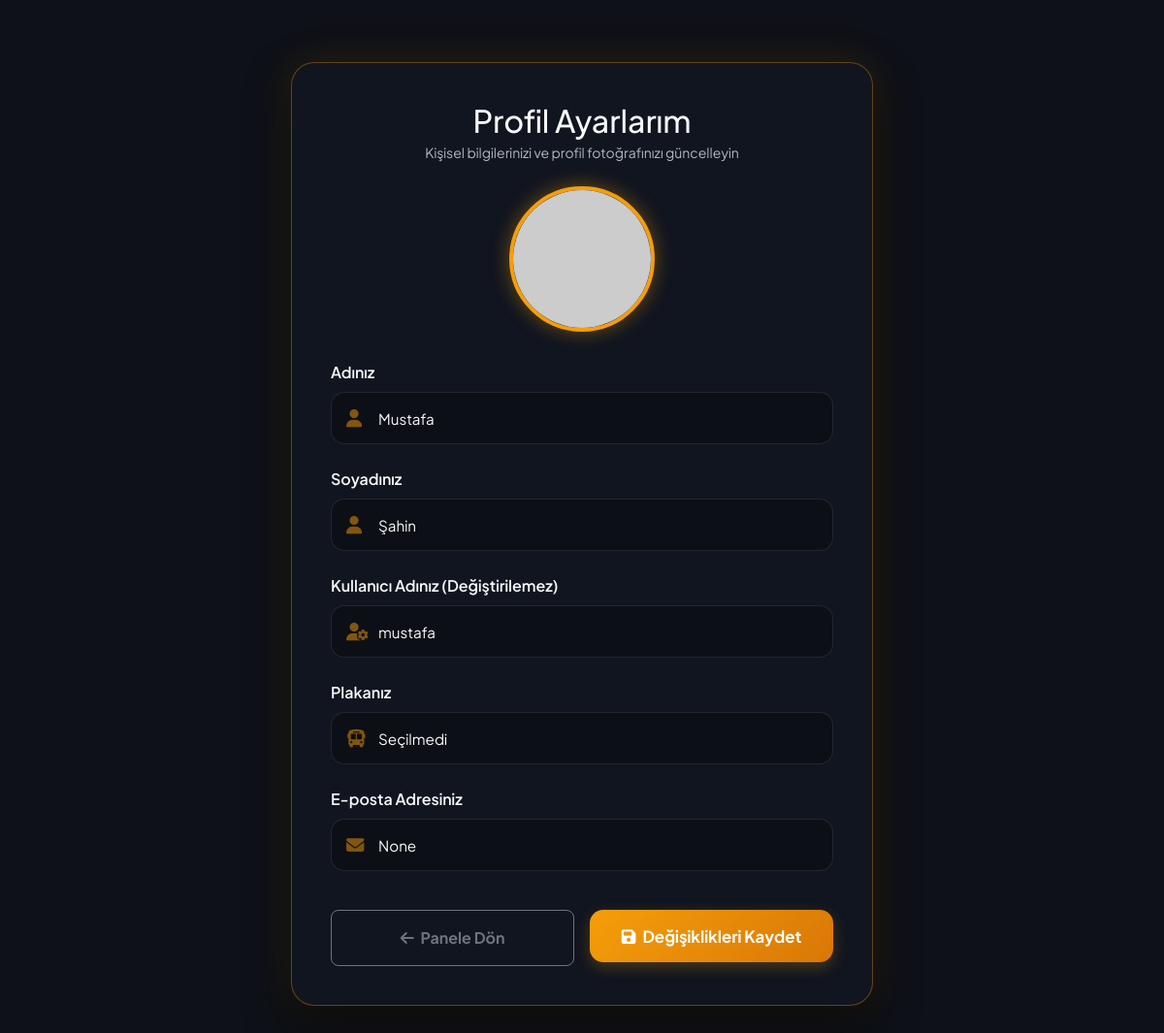
/profil (signed in), run on the app's committed database.
### app/models.py (models this page shows, shortened)
class Sofor(UserMixin, db.Model):
    __tablename__ = 'soforler'
    id: Mapped[int] = mapped_column(primary_key=True, autoincrement=True)
    ad: Mapped[str] = mapped_column(String(100), nullable=False)
    soyad: Mapped[str] = mapped_column(String(100), nullable=False)
    kullanici_adi: Mapped[str] = mapped_column(String(100), nullable=False, unique=True)
    email: Mapped[Optional[str]] = mapped_column(String(120), unique=True)
    arac_plaka: Mapped[Optional[str]] = mapped_column(String(50), nullable=True)
    sifre_hash: Mapped[str] = mapped_column(String(255), nullable=False)
    sifre_plain: Mapped[Optional[str]] = mapped_column(String(255))
    reset_token: Mapped[Optional[str]] = mapped_column(String(100))
    reset_token_expiry: Mapped[Optional[str]] = mapped_column(String(50))
    profil_resmi: Mapped[Optional[str]] = mapped_column(String(255), nullable=True)
    alarmlar: Mapped[List["Alarm"]] = relationship(back_populates="sofor")
    ses_loglari: Mapped[List["SesLog"]] = relationship(back_populates="sofor")
    vardiya_kayitlari: Mapped[List["VardiyaSesKaydi"]] = relationship(back_populates="sofor")
    yorumlar: Mapped[List["YolcuYorum"]] = relationship(back_populates="sofor")
    konum: Mapped[Optional["AracKonum"]] = relationship(back_populates="sofor", uselist=False)

### app/main/routes.py (the view, shortened to what this page needs)
@bp.route('/profil', methods=['GET', 'POST'])
def profil():
    is_sofor = current_user.is_authenticated
    is_yolcu = 'yolcu_id' in session
    if not is_sofor and not is_yolcu:
        flash('Profil sayfasını görüntülemek için lütfen giriş yapın.', 'warning')
        return redirect(url_for('auth.login'))
    user_obj = None
    role = ''
    if is_sofor:
        user_obj = db.session.get(Sofor, current_user.id)
        role = 'sofor'
    else:
        user_obj = db.session.get(Yolcu, session['yolcu_id'])
        role = 'yolcu'
    return render_template('profil.html', title='Profilim', user=user_obj, role=role)

### app/models.py (called while the page is built)
@login.user_loader
def load_user(id):
    return db.session.get(Sofor, int(id))

### app/templates/profil.html (shortened to what this page needs)
{% extends "base.html" %}
{% block content %}
<div class="profile-container">
    <div class="text-center mb-4">
        <h2 class="fw-extrabold text-light mb-1">Profil Ayarlarım</h2>
        <p class="text-secondary small">Kişisel bilgilerinizi ve profil fotoğrafınızı güncelleyin</p>
    </div>
    <form action="" method="post" enctype="multipart/form-data">
        <div class="text-center">
            <div class="avatar-wrapper" onclick="document.getElementById('profil_resmi').click();">
                {% if user.profil_resmi %}
                    <img id="avatarPreview" src="{{ url_for('static', filename='uploads/avatars/' + user.profil_resmi) }}" alt="Profil Resmi">
                {% else %}
                    {% set display_name = (user.ad + '+' + user.soyad) if role == 'sofor' else user.ad_soyad %}
                    {% set avatar_color = 'f59e0b' if role == 'sofor' else '10b981' %}
                    <img id="avatarPreview" src="https://ui-avatars.com/api/?name={{ display_name }}&background={{ avatar_color }}&color=fff&size=200&bold=true" alt="Varsayılan Profil Resmi">
                {% endif %}
            </div>
        </div>
        {% if role == 'sofor' %}
            <div class="mb-4">
                <label class="form-label fw-semibold text-light mb-2">Adınız</label>
                <div class="input-icon-group">
                    <i class="fa-solid fa-user"></i>
                    <input type="text" name="ad" class="form-control" required value="{{ user.ad }}">
                </div>
            </div>
            <div class="mb-4">
                <label class="form-label fw-semibold text-light mb-2">Soyadınız</label>
                <div class="input-icon-group">
                    <i class="fa-solid fa-user"></i>
                    <input type="text" name="soyad" class="form-control" required value="{{ user.soyad }}">
                </div>
            </div>
            <div class="mb-4">
                <label class="form-label fw-semibold text-light mb-2">Kullanıcı Adınız (Değiştirilemez)</label>
                <div class="input-icon-group">
                    <i class="fa-solid fa-user-gear"></i>
                    <input type="text" class="form-control text-muted" readonly disabled value="{{ user.kullanici_adi }}">
                </div>
            </div>
            <div class="mb-4">
                <label class="form-label fw-semibold text-light mb-2">Plakanız</label>
                <div class="input-icon-group">
                    <i class="fa-solid fa-bus"></i>
                    <input type="text" class="form-control text-muted" readonly disabled value="{{ user.arac_plaka if user.arac_plaka else 'Seçilmedi' }}">
                </div>
            </div>
        {% endif %}
        <div class="mb-4">
            <label class="form-label fw-semibold text-light mb-2">E-posta Adresiniz</label>
            <div class="input-icon-group">
                <i class="fa-solid fa-envelope"></i>
                <input type="email" class="form-control text-muted" readonly disabled value="{{ user.email }}">
            </div>
        </div>
        <div class="pt-3 d-flex gap-3">
            {% if role == 'sofor' %}
                <a href="{{ url_for('main.index') }}" class="btn btn-outline-secondary w-50 py-3 rounded-3 fw-bold"><i class="fa-solid fa-arrow-left me-1"></i> Panele Dön</a>
            {% else %}
                <a href="{{ url_for('main.yolcu_plaka_sorgula') }}" class="btn btn-outline-secondary w-50 py-3 rounded-3 fw-bold"><i class="fa-solid fa-arrow-left me-1"></i> Panele Dön</a>
            {% endif %}
            <button type="submit" class="btn-premium-submit w-50"><i class="fa-solid fa-floppy-disk me-1"></i> Değişiklikleri Kaydet</button>
        </div>
    </form>
</div>
{% endblock %}

### app/templates/base.html (style rules this page uses)
body { background-color: #0e1117; color: #fafafa; font-family: 'Plus Jakarta Sans', 'Outfit', 'Segoe UI', Tahoma, Geneva, Verdana, sans-serif; }
.text-secondary { color: #b2b6c1 !important; }
.text-muted { color: #8c91a0 !important; }

### data on the page
Sofor: ad "Mustafa", soyad "Şahin", kullanici_adi "mustafa", arac_plaka "Seçilmedi", email "None"
